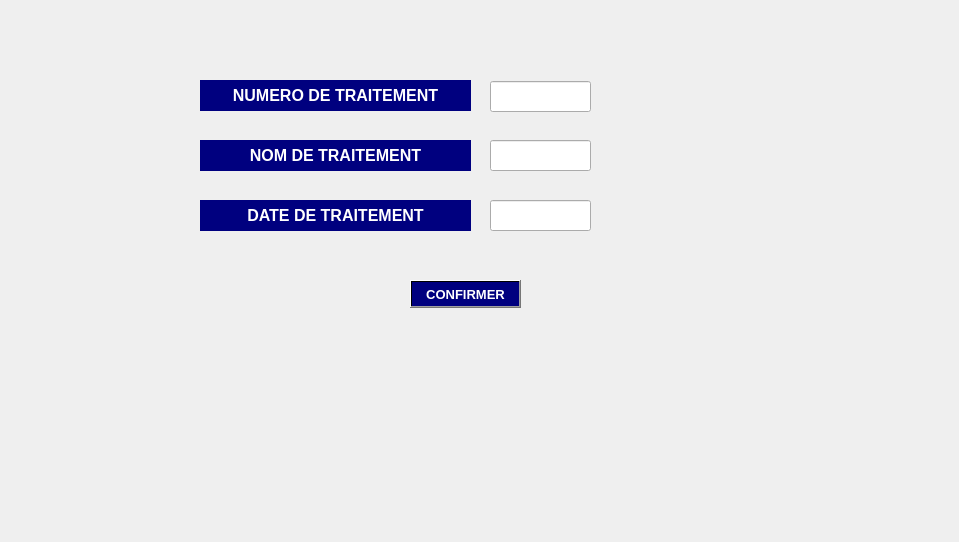
      <widget class="QWidget" name="tab_45">
       <attribute name="title">
        <string>Modifier un traitement</string>
       </attribute>
       <widget class="QLabel" name="p4_4">
        <property name="geometry">
         <rect>
          <x>0</x>
          <y>0</y>
          <width>950</width>
          <height>533</height>
         </rect>
        </property>
        <property name="text">
         <string/>
        </property>
       </widget>
       <widget class="QPushButton" name="modif">
        <property name="geometry">
         <rect>
          <x>410</x>
          <y>280</y>
          <width>111</width>
          <height>28</height>
         </rect>
        </property>
        <property name="font">
         <font>
          <pointsize>10</pointsize>
          <weight>75</weight>
          <bold>true</bold>
         </font>
        </property>
        <property name="styleSheet">
         <string notr="true">background-color: qlineargradient(spread:pad, x1:0.631, y1:0.420455, x2:1, y2:0, stop:1 rgba(0, 0, 127, 255));
color: rgb(255, 255, 255);</string>
        </property>
        <property name="text">
         <string>CONFIRMER</string>
        </property>
       </widget>
       <widget class="QLineEdit" name="m1_4">
        <property name="geometry">
         <rect>
          <x>490</x>
          <y>81</y>
          <width>101</width>
          <height>31</height>
         </rect>
        </property>
       </widget>
       <widget class="QLineEdit" name="m3_4">
        <property name="geometry">
         <rect>
          <x>490</x>
          <y>200</y>
          <width>101</width>
          <height>31</height>
         </rect>
        </property>
       </widget>
       <widget class="QLabel" name="label_50">
        <property name="geometry">
         <rect>
          <x>200</x>
          <y>200</y>
          <width>271</width>
          <height>31</height>
         </rect>
        </property>
        <property name="font">
         <font>
          <pointsize>12</pointsize>
          <weight>75</weight>
          <bold>true</bold>
         </font>
        </property>
        <property name="styleSheet">
         <string notr="true">color: rgb(255, 255, 255);
background-color: rgb(0, 0, 127);</string>
        </property>
        <property name="text">
         <string>&lt;html&gt;&lt;head/&gt;&lt;body&gt;&lt;p align=&quot;center&quot;&gt;DATE DE TRAITEMENT&lt;/p&gt;&lt;/body&gt;&lt;/html&gt;</string>
        </property>
       </widget>
       <widget class="QLineEdit" name="m2_4">
        <property name="geometry">
         <rect>
          <x>490</x>
          <y>140</y>
          <width>101</width>
          <height>31</height>
         </rect>
        </property>
       </widget>
       <widget class="QLabel" name="label_33">
        <property name="geometry">
         <rect>
          <x>200</x>
          <y>80</y>
          <width>271</width>
          <height>31</height>
         </rect>
        </property>
        <property name="font">
         <font>
          <pointsize>12</pointsize>
          <weight>75</weight>
          <bold>true</bold>
         </font>
        </property>
        <property name="styleSheet">
         <string notr="true">color: rgb(255, 255, 255);
background-color: rgb(0, 0, 127);</string>
        </property>
        <property name="text">
         <string>&lt;html&gt;&lt;head/&gt;&lt;body&gt;&lt;p align=&quot;center&quot;&gt;NUMERO DE TRAITEMENT&lt;/p&gt;&lt;/body&gt;&lt;/html&gt;</string>
        </property>
       </widget>
       <widget class="QLabel" name="label_49">
        <property name="geometry">
         <rect>
          <x>200</x>
          <y>140</y>
          <width>271</width>
          <height>31</height>
         </rect>
        </property>
        <property name="font">
         <font>
          <pointsize>12</pointsize>
          <weight>75</weight>
          <bold>true</bold>
         </font>
        </property>
        <property name="styleSheet">
         <string notr="true">color: rgb(255, 255, 255);
background-color: rgb(0, 0, 127);</string>
        </property>
        <property name="text">
         <string>&lt;html&gt;&lt;head/&gt;&lt;body&gt;&lt;p align=&quot;center&quot;&gt;NOM DE TRAITEMENT&lt;/p&gt;&lt;/body&gt;&lt;/html&gt;</string>
        </property>
       </widget>
      </widget>
